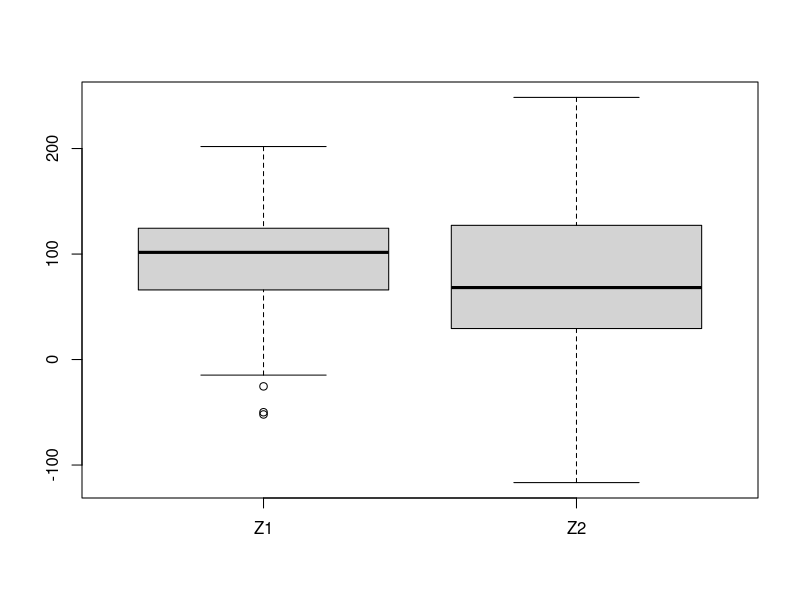

This chart was generated by the following R code:
# Title     : TODO
# Objective : TODO
# Created by: DMMP0
# Created on: 09/10/2020

#rm(list = setdiff(ls(), lsf.str()))
set.seed(99)

z1 <- rnorm(150,100,50)
z2 <- rnorm(220,82,65)
boxplot(z1,z2,names=c("Z1","Z2"))


